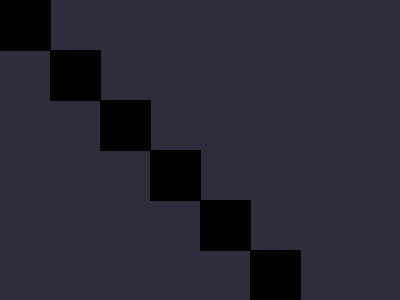
Frame 1 (no input)
Frame 60 (the mouse pressed at the canvas centre just before this capture): identical to frame 1, image omitted
Frame 120 (the mouse held since frame 60 and released just before this capture): identical to frame 1, image omitted

The Processing sketch that drew this single still picture (run headless with seeded random() and noise(); from frame 60 on, the mouse is pressed at the canvas centre):

// Processing sketch: MineSweeper
// ── MineSweeper.pde
ArrayList<Mine> poop = new ArrayList();
int w;
void setup() {
  size(400, 300);
  w = 50;
  for (int i=0; i<width/w; i++) {
    for (int j=0; j<height/w; j++) {
      poop.add(new Mine(i, j, int(random(9))));
    }
  }
}

void draw() {
  background(#2D2D3B);
  for (int i=0; i<poop.size (); i++) {
    Mine m = poop.get(i);
    if (m.i*w<mouseX && mouseX<m.i*w+w && m.i*w<mouseY && mouseY<m.i*w+w && mousePressed) {
      m.clicked = true;
    }
    m.show();
  }
}


// ── Mines.pde
class Mine {
  int i, j, numberofBombs;
  boolean clicked;
  Mine(int i, int j, int numberofBombs) {
    this.i = j;
    this.j = j;
    this.numberofBombs = numberofBombs;
  }
  void show() {
    if (clicked) {
      fill(0);
      text(numberofBombs, i*w, j*w);
    } else {
      fill(0);
      rect(i*w, j*w, w, w);
    }
  }
  void setBomb() {
    for (int k=0; k<numberofBombs; k++) {
      int indeX = i+(int)random(-1, 2);
      int indeY = j+(int)random(-1, 2);
      if (0<indeX && indeX<width/w && 0<indeY && indeY<height/w) {
        storeBomb(indeX, indeY);
      }
    }
  }
  void storeBomb(int x, int y) {
  }
}
